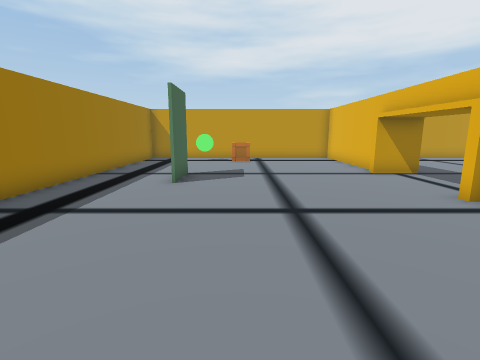
view 1 (above)

20 first-person views from a walk through a scene from a Unity 3-D project. The camera is 1.5 m above the floor, tilts 10° down and sees 85° across. The floor is counted in squares, 1 m on a side. Each view is taken from the middle of a square. On the plan, view 1 faces up. The plan holds only what a view shows up to about 14 squares ahead; the rest is blank. The place goes on beyond the plan. Some animated figures are not drawn.

view 2
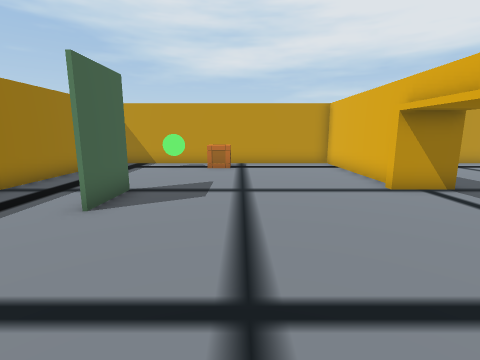

view 3
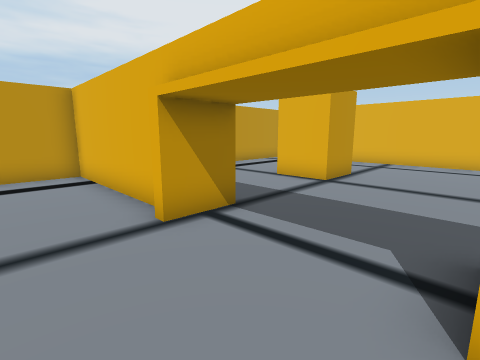

view 4
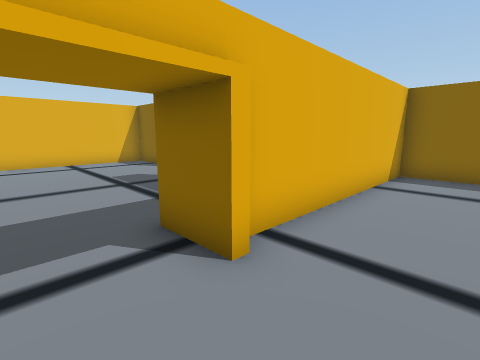

view 5
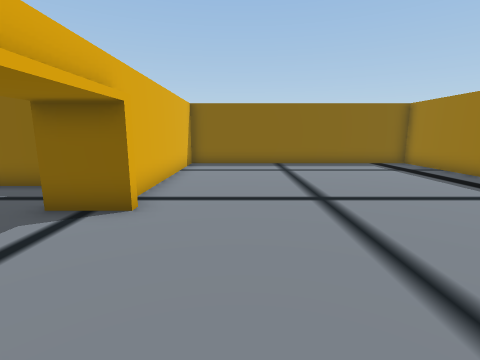

view 6
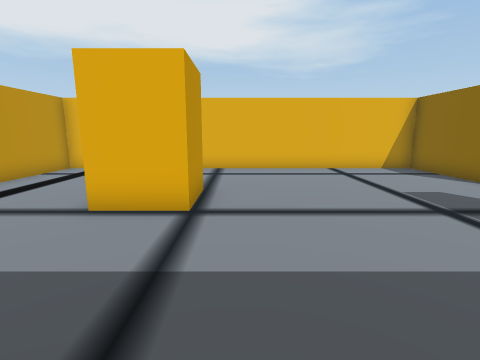

view 7
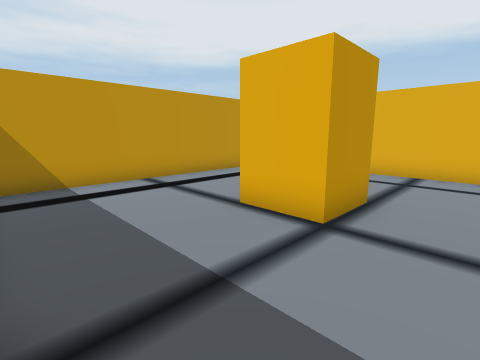

view 8
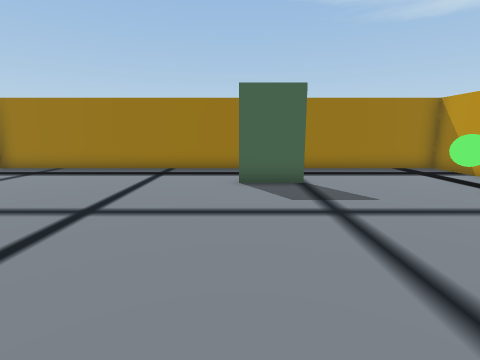

view 9
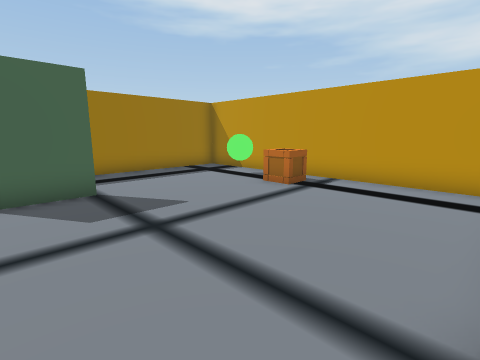

view 10
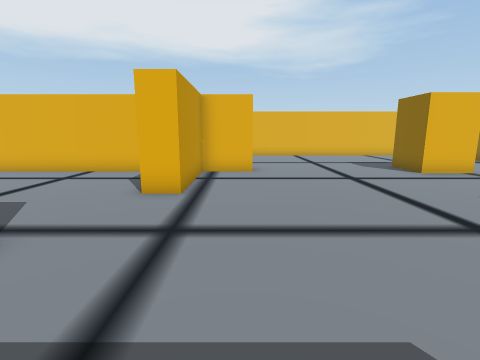

view 11
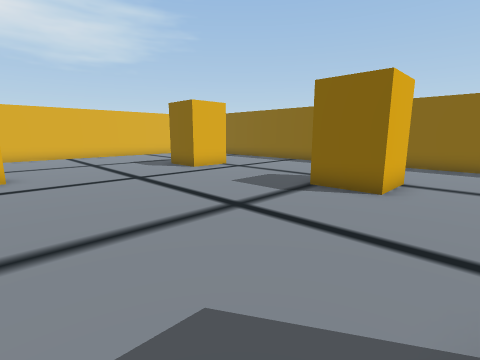

view 12
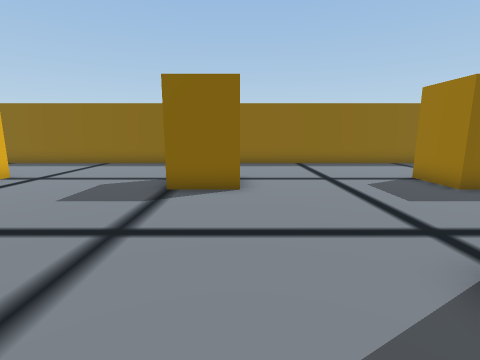

view 13
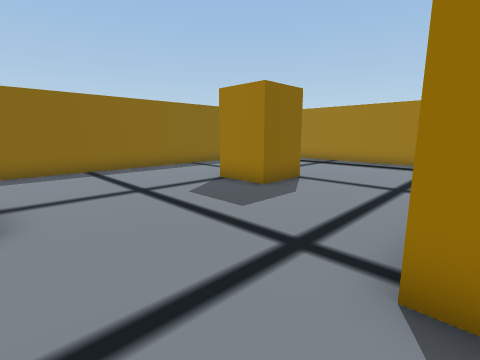

view 14
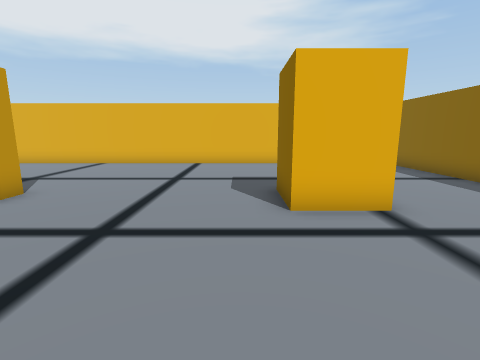

view 15
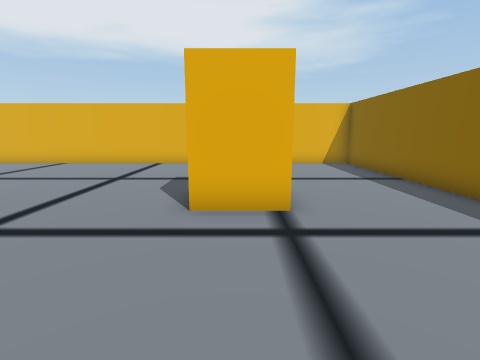

view 16
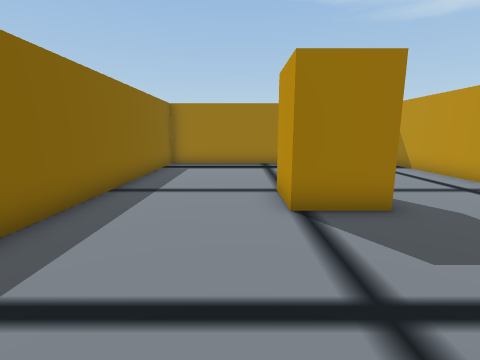

view 17
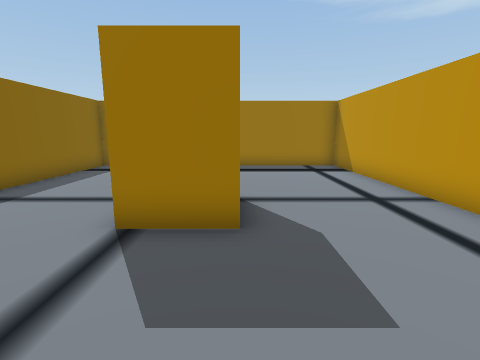

view 18
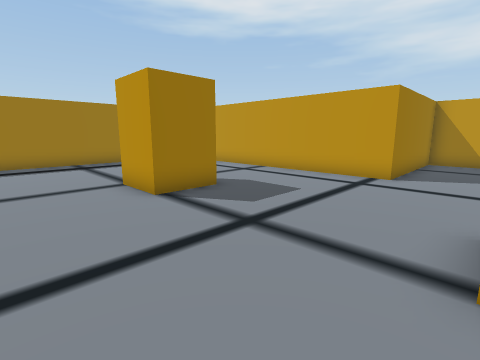

view 19
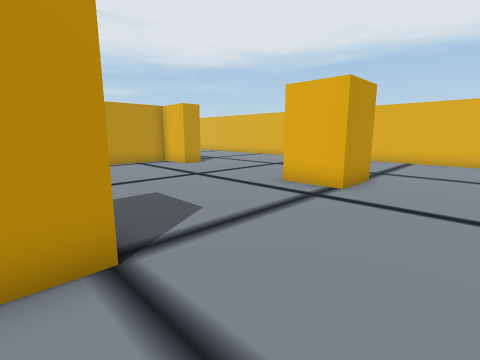

view 20
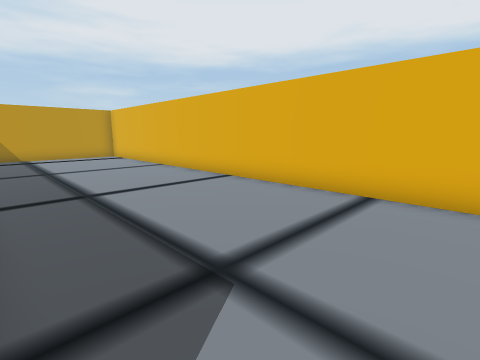

### Floor plan
Ten units are one square. View 1 is at (0, 0); x grows to the right and y downward. Boxes are objects, and circles mark ways between rooms. Rooms are numbered by the first view taken in them; rooms with no view inside come last. Other rooms are left out.
<svg viewBox="-60 -170 320 320">
<path fill="none" stroke="#000" d="M55 -110 55 -165 -55 -165 -55 25 55 25 55 -50M88 -35 100 -35M-20 -100 -20 -79M131 -100 110 -100 110 -120M140 -15 175 -15 175 -116M175 -159 175 -165 72 -165M186 15 175 15 175 -5 135 -5 135 -15M111 100 100 100M90 101 90 80 110 80M84 -25 65 -25 65 35 -55 35 -55 145 100 145M191 100 170 100 170 80 190 80M128 145 255 145 255 -116M9 80 30 80 30 100 10 100M206 -165 197 -165"/>
<rect x="-25" y="-155" width="10" height="10" fill="#bbb"><title>other object</title></rect>
<rect x="-5" y="-155" width="10" height="10" fill="#bbb"><title>other object</title></rect>
<rect x="45" y="-65" width="30" height="10" fill="#bbb"><title>other object</title></rect>
<rect x="45" y="-105" width="30" height="10" fill="#bbb"><title>other object</title></rect>
<circle cx="110" cy="-12" r="3" fill="#2a7"/>
<text x="50" y="-80">1</text>
<text x="130" y="40">2</text>
</svg>
Room 1 opens to room 2.

Where each view was taken, in squares from view 1:
view 1: 0 up, 0 right, facing up
view 2: 3 up, 1 right, facing up
view 3: 6 up, 3 right, facing up-right
view 4: 8 up, 3 right, facing down-right
view 5: 11 up, 3 right, facing down
view 6: 9 up, 6 right, facing right
view 7: 8 up, 7 right, facing up-right
view 8: 8 up, 6 right, facing left
view 9: 8 up, 5 right, facing up-left
view 10: 1 down, 7 right, facing right
view 11: 1 down, 7 right, facing down-right
view 12: 1 down, 9 right, facing down
view 13: 3 down, 9 right, facing down-left
view 14: 7 down, 12 right, facing right
view 15: 9 down, 12 right, facing right
view 16: 11 down, 8 right, facing left
view 17: 8 down, 7 right, facing left
view 18: 13 down, 9 right, facing up-left
view 19: 13 down, 10 right, facing up-right
view 20: 2 down, 19 right, facing up-right
